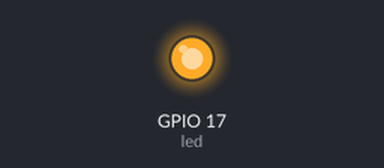
The program below on a simulated Raspberry Pi (BCM pin numbers). Shown: output pins drawn as LEDs (lit = HIGH). At 14.5 s the program stops and its outputs stay as they are.

Above: at 0.5 s.
At 5.0 s:
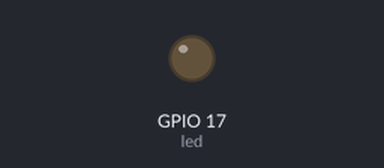
Timing chart, 0 to 7.2 s (numbered marks = the images above):
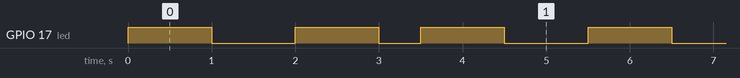

Measured:
- by itself, GPIO 17 (led): repeats every 5.5 s: LOW 1.0 s, HIGH 1.0 s, LOW 0.50 s, HIGH 1.0 s, LOW 1.0 s, HIGH 1.0 s
- by itself, everything shown: repeats every 5.5 s, in 6 steps

The program:

led.py
```python
from gpiozero import LED
from time import sleep

led = LED(17)

def dot():
	led.on()
	sleep(1)
	led.off()
	sleep(1)

def dash():
	led.on()
	sleep(1)
	led.off()
	sleep(0.5)

dot()
dash()
dot()
dot()
dash()
dot()
dot()
dash()
```
